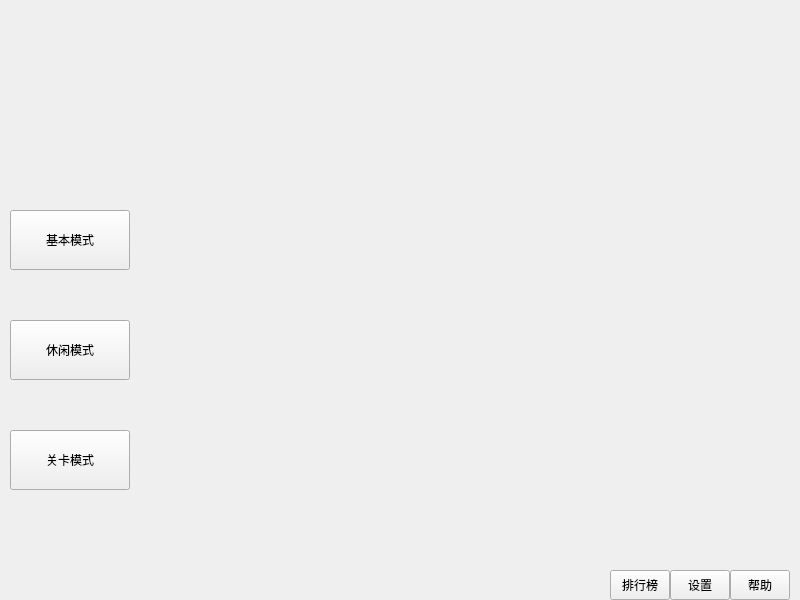
<?xml version="1.0" encoding="UTF-8"?>
<ui version="4.0">
 <class>QtWidgetsApplication1Class</class>
 <widget class="QMainWindow" name="QtWidgetsApplication1Class">
  <property name="geometry">
   <rect>
    <x>0</x>
    <y>0</y>
    <width>800</width>
    <height>600</height>
   </rect>
  </property>
  <property name="minimumSize">
   <size>
    <width>800</width>
    <height>600</height>
   </size>
  </property>
  <property name="maximumSize">
   <size>
    <width>800</width>
    <height>600</height>
   </size>
  </property>
  <property name="windowTitle">
   <string>欢乐连连看</string>
  </property>
  <property name="windowIcon">
   <iconset>
    <normaloff>LLK.ico</normaloff>LLK.ico</iconset>
  </property>
  <property name="autoFillBackground">
   <bool>false</bool>
  </property>
  <property name="styleSheet">
   <string notr="true"/>
  </property>
  <widget class="QWidget" name="centralWidget">
   <widget class="QPushButton" name="pb_basic_game">
    <property name="geometry">
     <rect>
      <x>10</x>
      <y>210</y>
      <width>120</width>
      <height>60</height>
     </rect>
    </property>
    <property name="minimumSize">
     <size>
      <width>120</width>
      <height>60</height>
     </size>
    </property>
    <property name="maximumSize">
     <size>
      <width>120</width>
      <height>60</height>
     </size>
    </property>
    <property name="text">
     <string>基本模式</string>
    </property>
    <property name="iconSize">
     <size>
      <width>16</width>
      <height>16</height>
     </size>
    </property>
   </widget>
   <widget class="QPushButton" name="pb_relaxing_game">
    <property name="geometry">
     <rect>
      <x>10</x>
      <y>320</y>
      <width>120</width>
      <height>60</height>
     </rect>
    </property>
    <property name="minimumSize">
     <size>
      <width>120</width>
      <height>60</height>
     </size>
    </property>
    <property name="maximumSize">
     <size>
      <width>120</width>
      <height>60</height>
     </size>
    </property>
    <property name="text">
     <string>休闲模式</string>
    </property>
   </widget>
   <widget class="QPushButton" name="pb_playing_game">
    <property name="geometry">
     <rect>
      <x>10</x>
      <y>430</y>
      <width>120</width>
      <height>60</height>
     </rect>
    </property>
    <property name="text">
     <string>关卡模式</string>
    </property>
   </widget>
   <widget class="QPushButton" name="pb_ranking_list">
    <property name="geometry">
     <rect>
      <x>610</x>
      <y>570</y>
      <width>60</width>
      <height>30</height>
     </rect>
    </property>
    <property name="text">
     <string>排行榜</string>
    </property>
   </widget>
   <widget class="QPushButton" name="pb_setting">
    <property name="geometry">
     <rect>
      <x>670</x>
      <y>570</y>
      <width>60</width>
      <height>30</height>
     </rect>
    </property>
    <property name="text">
     <string>设置</string>
    </property>
   </widget>
   <widget class="QPushButton" name="pb_helping">
    <property name="geometry">
     <rect>
      <x>730</x>
      <y>570</y>
      <width>60</width>
      <height>30</height>
     </rect>
    </property>
    <property name="text">
     <string>帮助</string>
    </property>
   </widget>
  </widget>
 </widget>
 <layoutdefault spacing="6" margin="11"/>
 <resources>
  <include location="QtWidgetsApplication1.qrc"/>
 </resources>
 <connections/>
</ui>
